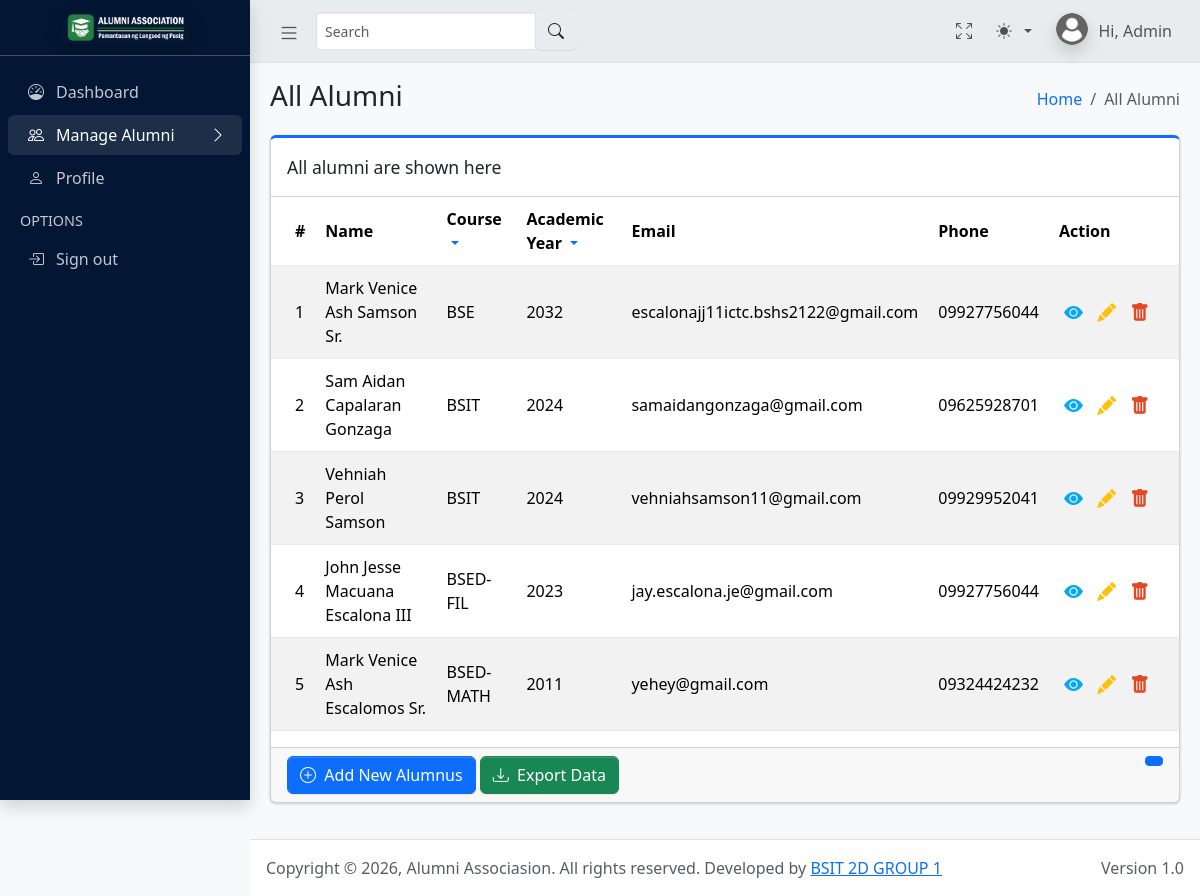
The app's page /admin/all_alumni.php (signed in) with its own data.
### tables this page shows
CREATE TABLE `alumnidetails` (
  `alumni_id` int(11) NOT NULL,
  `user_id` int(11) NOT NULL,
  `student_number` varchar(20) NOT NULL,
  `course_id` int(11) DEFAULT NULL,
  `year_graduated` year(4) NOT NULL
);

CREATE TABLE `courses` (
  `course_id` int(11) NOT NULL,
  `course_name` varchar(100) NOT NULL,
  `course_code` varchar(20) NOT NULL,
  `department_id` int(11) DEFAULT NULL
);

CREATE TABLE `users` (
  `id` int(11) NOT NULL,
  `email` varchar(100) NOT NULL,
  `password` varchar(255) NOT NULL,
  `role` enum('alumni','admin') NOT NULL,
  `status` enum('active','pending','inactive') DEFAULT 'pending',
  `created_at` timestamp NOT NULL DEFAULT current_timestamp()
);

CREATE TABLE `userprofile` (
  `profile_id` int(11) NOT NULL,
  `user_id` int(11) NOT NULL,
  `first_name` varchar(50) NOT NULL,
  `last_name` varchar(50) NOT NULL,
  `suffix` varchar(10) DEFAULT NULL,
  `middle_name` varchar(50) DEFAULT NULL,
  `contact_number` varchar(11) DEFAULT NULL,
  `address` varchar(255) DEFAULT NULL,
  `birthdate` date DEFAULT NULL,
  `gender` enum('Male','Female') DEFAULT NULL,
  `profile_picture` varchar(255) DEFAULT NULL,
  `about` text DEFAULT NULL
);

### admin/all_alumni.php (the view, shortened to what this page needs)
<?php
include("../backend/db_admin.php");
$limit = 8;
$page = isset($_GET['page']) ? (int)$_GET['page'] : 1;
$offset = ($page - 1) * $limit;
$selected_course = $_GET['course'] ?? 'All';
$selected_year = $_GET['year'] ?? 'All';
$query = "
SELECT
ad.alumni_id,
TRIM(CONCAT_WS(' ',
    up.first_name,
    NULLIF(up.middle_name, ''),
    up.last_name,
    NULLIF(up.suffix, '')
)) AS full_name,
c.course_code AS Programme,
ad.year_graduated AS Academic_year,
u.email AS Email,
up.contact_number AS Phone
FROM alumnidetails ad
INNER JOIN users u ON ad.user_id = u.id
INNER JOIN userprofile up ON up.user_id = u.id
LEFT JOIN courses c ON ad.course_id = c.course_id
WHERE
    ('$selected_course' = 'All' OR c.course_code = '$selected_course')
    AND ('$selected_year' = 'All' OR ad.year_graduated = '$selected_year')
ORDER BY ad.year_graduated DESC, c.course_code ASC, ad.alumni_id DESC
LIMIT $limit OFFSET $offset
";
$ret = mysqli_query($conn, $query);
$total_q = "
SELECT COUNT(*) AS total
FROM alumnidetails ad
LEFT JOIN courses c ON ad.course_id = c.course_id
WHERE
    ('$selected_course' = 'All' OR c.course_code = '$selected_course')
    AND ('$selected_year' = 'All' OR ad.year_graduated = '$selected_year')
";
$total_res = mysqli_query($conn, $total_q);
$total_row = mysqli_fetch_assoc($total_res);
$total_records = $total_row['total'];
$total_pages = ceil($total_records / $limit);
?>
<!DOCTYPE html>
<html lang="en">
<head>
    <?php include('includes/global_styles.php'); ?>
</head>
<body class="layout-fixed sidebar-expand-lg bg-body-tertiary">
    <div class="app-wrapper">
        <?php include('includes/navbar.php'); ?>
        <?php include('includes/sidebar.php'); ?>
        <main class="app-main">
            <div class="app-content-header">
                <div class="container-fluid">
                    <div class="row">
                        <div class="col-sm-6">
                            <h3 class="mb-0">All Alumni</h3>
                        </div>
                        <div class="col-sm-6">
                            <ol class="breadcrumb float-sm-end">
                                <li class="breadcrumb-item"><a href="dashboard.php">Home</a></li>
                                <li class="breadcrumb-item active" aria-current="page">All Alumni</li>
                            </ol>
                        </div>
                    </div>
                </div>
            </div>
            <div class="app-content">
                <div class="container-fluid">
                    <div class="row g-4">
                        <div class="col-md-12">
                            <div class="card card-primary card-outline mb-4">
                                <div class="card-header">
                                    <div class="card-title">All alumni are shown here</div>
                                </div>
                                <div class="card-body p-0">
                                    <div class="table-responsive">
                                        <form method="GET" id="filterForm">
                                            <table class="table table-striped table-hover" id="table-data">
                                                <thead>
                                                    <tr class="align-middle">
                                                        <th style="width: 10px">#</th>
                                                        <th>Name</th>
                                                        <th>
                                                            Course
                                                            <div class="dropdown d-inline">
                                                                <a href="#" class="dropdown-toggle" data-bs-toggle="dropdown" style="text-decoration:none;">
                                                                </a>
                                                            </div>
                                                        </th>
                                                        <th>
                                                            Academic Year
                                                            <div class="dropdown d-inline">
                                                                <a href="#" class="dropdown-toggle" data-bs-toggle="dropdown" style="text-decoration:none;">
                                                                </a>
                                                            </div>
                                                        </th>
                                                        <th>Email</th>
                                                        <th>Phone</th>
                                                        <th style="width: 40px">Action</th>
                                                    </tr>
                                                </thead>
                                                <tbody>
                                                    <?php
                                                    $cnt = $offset + 1;
                                                    if (mysqli_num_rows($ret) > 0) {
                                                        while ($row = mysqli_fetch_array($ret)) {
                                                    ?>
                                                            <tr class="align-middle">
                                                                <td><?= $cnt ?></td>
                                                                <td><?= $row['full_name'] ?></td>
                                                                <td><?= $row['Programme'] ?></td>
                                                                <td><?= $row['Academic_year'] ?></td>
                                                                <td><?= $row['Email'] ?></td>
                                                                <td><?= $row['Phone'] ?></td>
                                                                <td>
                                                                    <a href="view_alumnus.php?id=<?= $row['alumni_id'] ?>" class="view">
                                                                        <i class="bi bi-eye-fill"></i>
                                                                    </a>
                                                                    <a href="edit_alumnus.php?id=<?= $row['alumni_id'] ?>" class="edit">
                                                                        <i class="bi bi-pencil-fill"></i>
                                                                    </a>
                                                                    <a href="all_alumni.php?delete=1&id=<?= $row['alumni_id'] ?>"
                                                                        class="delete"
                                                                        onclick="return confirm('Delete this record?');">
                                                                        <i class="bi bi-trash-fill"></i>
                                                                    </a>
                                                                </td>
                                                            </tr>
                                                        <?php
                                                            $cnt = $cnt + 1;
                                                        }
                                                    } else { ?>
                                                        <tr>
                                                            <th style="text-align:center; color:red;" colspan="7">No Record Found</th>
                                                        </tr>
                                                    <?php } ?>
                                                </tbody>
                                            </table>
                                        </form>
                                    </div>
                                </div>
                                <div class="card-footer clearfix">
                                    <form action="export_data.php" method="POST">
                                        <a href="add_alumnus.php" class="btn btn-primary"><i class="bi bi-plus-circle"></i>&nbsp; Add New Alumnus</a>
                                        <button class="exportexcel btn btn-success" id="exportexcel" name="exportexcel" type="submit"><i class="bi bi-download"></i>&nbsp; Export Data</button>
                                        <ul class="pagination pagination-sm m-0 float-end">
                                            <?php for ($i = 1; $i <= $total_pages; $i++): ?>
                                                <li class="page-item <?php if ($i == $page) echo 'active'; ?>">
                                                    <a class="page-link" href="?course=<?= $selected_course ?>&year=<?= $selected_year ?>&page=<?= $i ?>"></a>
                                                </li>
                                            <?php endfor; ?>
                                        </ul>
                                    </form>
                                </div>
                            </div>
                        </div>
                    </div>
                </div>
            </div>
        </main>
        <?php include("includes/footer.php"); ?>
</body>
</html>

### admin/includes/global_styles.php
<link rel="stylesheet" href="https://cdn.jsdelivr.net/npm/@fontsource/source-sans-3@5.1.0/index.min.css">
    <link rel="stylesheet" href="css/overlayscrollbars.min.css">
    <link rel="stylesheet" href="css/bootstrap-icons.min.css">
    <link rel="stylesheet" href="css/dashboard-style.css">

### admin/includes/navbar.php (shortened to what this page needs)
<nav class="app-header navbar navbar-expand bg-body-secondary">
    <div class="container-fluid">
        <ul class="navbar-nav">
            <li class="nav-item"> <a class="nav-link" data-lte-toggle="sidebar" href="#" role="button"> <i class="bi bi-list" style="font-size: 22px;"></i> </a> </li>
            <form class="form-inline ml-3 mt-1 mb-1">
                <div class="input-group input-group-sm">
                    <input class="form-control form-control-navbar" type="search" id="Search" placeholder="Search" aria-label="Search" onkeyup="search()">
                    <div class="input-group-append">
                        <button class="btn btn-navbar" type="submit">
                            <i class="bi bi-search"></i>
                        </button>
                    </div>
                </div>
            </form>
        </ul>
        <ul class="navbar-nav ms-auto">
            <li class="nav-item"> <a class="nav-link" href="#" data-lte-toggle="fullscreen"> <i data-lte-icon="maximize" class="bi bi-arrows-fullscreen"></i> </a></li>
            <li class="nav-item dropdown">
                <button class="btn btn-link nav-link py-2 px-0 px-lg-2 dropdown-toggle d-flex align-items-center" id="bd-theme" type="button" aria-expanded="false" data-bs-toggle="dropdown" data-bs-display="static">
                    <span class="theme-icon-active">
                        <i class="my-1"></i>
                    </span>
                </button>
            </li>
            <li class="nav-item dropdown user-menu"> <a href="#" class="nav-link dropdown-toggle" data-bs-toggle="dropdown"> <img src="img/user.webp" class="user-image rounded-circle shadow" alt="User Image"> <span class="d-none d-md-inline">Hi, Admin</span> </a>
            </li>
        </ul>
    </div>
</nav>

### admin/includes/sidebar.php (shortened to what this page needs)
<aside class="app-sidebar bg-primary-subtle shadow" data-bs-theme="dark">
            <div class="sidebar-brand"><a href="dashboard.php" class="brand-link"><img src="img/alumni_plp_header_3.png" alt="AASICT Logo" class="brand-image shadow"> </a></div>
            <?php
            $activePage = basename($_SERVER['PHP_SELF'], ".php");
            ?>
            <div class="sidebar-wrapper">
                <nav class="mt-2">
                    <ul class="nav sidebar-menu flex-column" data-lte-toggle="treeview" role="menu" data-accordion="false">
                        <li class="nav-item"> <a href="dashboard.php" class="nav-link <?= ($activePage == 'dashboard') ? 'active':''; ?>"> <i class="nav-icon bi bi-speedometer"></i><p>Dashboard</p></a></li>
                        <li class="nav-item"> <a href="#" class="nav-link <?= ($activePage == 'add_alumnus') || ($activePage == 'all_alumni') ? 'active':''; ?>"> <i class="nav-icon bi bi-people"></i><p>Manage Alumni<i class="nav-arrow bi bi-chevron-right"></i></p></a>
                        </li>
                        <li class="nav-item"> <a href="profile.php" class="nav-link <?= ($activePage == 'profile') ? 'active':''; ?>"> <i class="nav-icon bi bi-person"></i><p>Profile</p></a></li>
                        <li class="nav-header">OPTIONS</li>
                        <li class="nav-item"> <a href="#" class="nav-link" onclick="logout(event)"> <i class="nav-icon bi bi-box-arrow-in-right"></i><p>Sign out</p></a></li>
                </nav>
            </div>
        </aside>

### admin/includes/footer.php (shortened to what this page needs)
<footer class="app-footer">
            <div class="float-end d-none d-sm-inline">Version 1.0</div>
            Copyright © <span id="currentyear"></span>, Alumni Associasion. All rights reserved. Developed by <a href="https://github.com/Raidev07/Alumni-Portal" target="_blank">BSIT 2D GROUP 1</a>
        </footer>
    </div>

### admin/all_alumni.php (style rules this page uses)
table.table tr th, table.table tr td { border-color: #e9e9e9; padding: 10px; }
table.table td:last-child { width: 130px; }
table.table td a { color: #a0a5b1; display: inline-block; margin: 0 5px; }
table.table td a.view { color: #03A9F4; }
table.table td a.edit { color: #FFC107; }
table.table td a.delete { color: #E34724; }
table.table td i { font-size: 19px; }

### records on screen
alumnidetails: full_name "Mark Venice Ash Samson Sr.", course.course_code "BSE", year_graduated "2032", user.email "escalonajj11ictc.bshs2122@gmail.com", userprofile.contact_number "09927756044"
alumnidetails: full_name "Sam Aidan Capalaran Gonzaga", course.course_code "BSIT", year_graduated "2024", user.email "samaidangonzaga@gmail.com", userprofile.contact_number "09625928701"
alumnidetails: full_name "Vehniah Perol Samson", course.course_code "BSIT", year_graduated "2024", user.email "vehniahsamson11@gmail.com", userprofile.contact_number "09929952041"
alumnidetails: full_name "John Jesse Macuana Escalona III", course.course_code "BSED-FIL", year_graduated "2023", user.email "jay.escalona.je@gmail.com", userprofile.contact_number "09927756044"
alumnidetails: full_name "Mark Venice Ash Escalomos Sr.", course.course_code "BSED-MATH", year_graduated "2011", user.email "yehey@gmail.com", userprofile.contact_number "09324424232"
